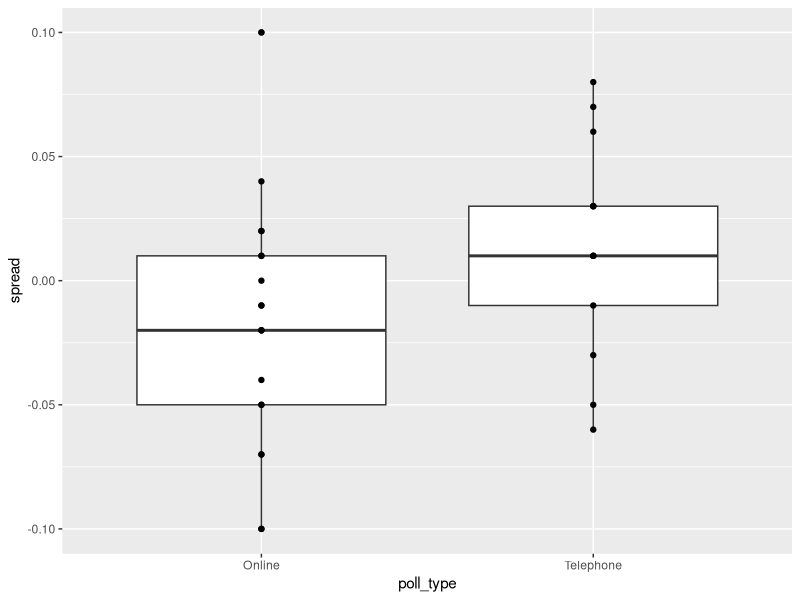
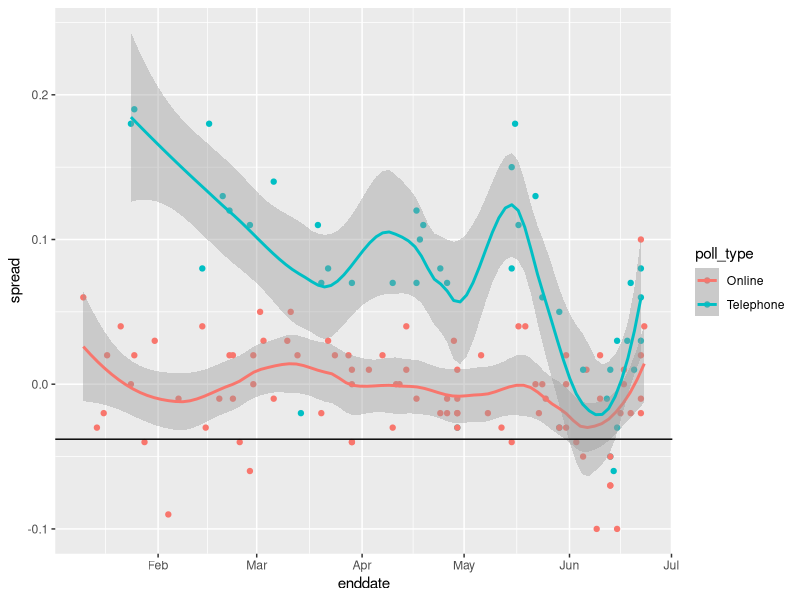
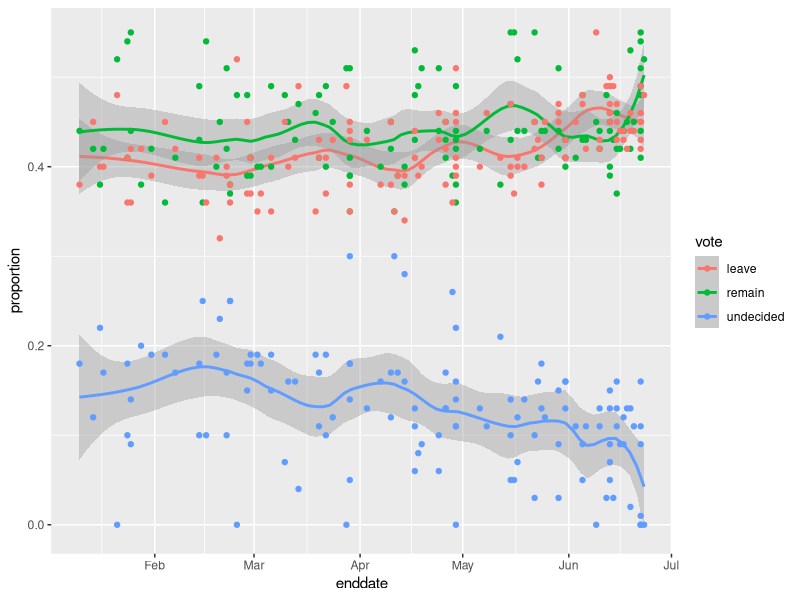

Source code (R) for these figures, in order:
library(tidyverse)
options(digits = 3)
library(dslabs)
data("brexit_polls")

p <- 0.481 # official proportion voting "Remain"
d <- 2*p-1 # official spread
N <- 1500 # number of voters in poll

#Q1
#expected total number of voters in sample who chose remain?
p*N
#se of total number of voters in sample
sqrt(N*p*(1-p))

#expected value of Xhat, the proportion of remain voters
p

#se of xhat, proportion of remain voters
sqrt((p*(1-p))/N)

#expected value of d
d
#se of d
2*sqrt(p*(1-p)/N)

#Q2 
head(brexit_polls)
#calculate x_hat for each poll, the estimate of the proportion of voters choosing "remain" given the observed spread data
brexit_polls <- brexit_polls %>% mutate(x_hat = (spread+1)/2)
head(brexit_polls)

#average and sd of observed spreads
mean(brexit_polls$spread)
sd(brexit_polls$spread)
#average and sd of x_hat, estimate of p
mean(brexit_polls$x_hat)
sd(brexit_polls$x_hat)

#Q3 confidence interval of a brexit poll
#calculate cis for first poll in data set
brexit_polls[1,]
brexit_polls$x_hat[1]+c(-1,1)*qnorm(0.975)*sqrt(brexit_polls$x_hat[1]*(1-brexit_polls$x_hat[1])/brexit_polls$samplesize[1])
#this confidence interval does not include p=0.5, it is greater and therefore predicts a a winner
#this confidence interval does not cover the true value of p (0.481)

#Q4 create data frame that only contains polls ending in June and later. 
#How many polls are in june?
june_polls <- brexit_polls %>% filter(enddate >="2016-06-01")
nrow(june_polls)

#what proportion of polls have a confidence interval that covers the value of 0?
june_polls <- june_polls %>%
  mutate(se_x_hat = sqrt(x_hat*(1-x_hat)/samplesize), 
         se_spread = 2*se_x_hat, 
         ci_lower_spread = spread-qnorm(0.975)*se_spread, 
         ci_upper_spread = spread+qnorm(0.975)*se_spread)
june_polls
mean(june_polls$ci_lower_spread <0 & june_polls$ci_upper_spread >0) #(# of polls with lower spread less than 0 and upper spread more than 0) / total number of polls

#what proportion of polls predict "remain" (ci interval entirely above 0)?
mean(june_polls$ci_lower_spread >0)

#what proportion of polls have ci that covers the true value of d?
june_polls <- june_polls %>% 
  mutate(hit = d >=ci_lower_spread & d <= ci_upper_spread)
mean(june_polls$hit)

#5 group and summarize the june_polls by pollster to find the proportion of hits for each pollster and the number of polls per pollster.  Use arrange to sort by hit rate.
june_polls %>% group_by(pollster) %>% summarize(ph = mean(hit), n = n()) %>% arrange(ph)
#these results are consistent with a large general bias that affects all pollsters - there isn't a lot of consistency with poll performance

#6 make a boxplot of the spread in june_polls by type
june_polls %>% ggplot(aes(poll_type, spread)) + geom_boxplot() + geom_point()
# insights:
#telephone polls tend to show support for remain, spread >0
#telephone polls tend to show higher support for remain than online polls (higher spread)
#online polls have larger interquartile range for the spread than telephone polls, indicating they are more variable
#poll type introduces a bias that affects poll results

#7 combined spread across poll type
combined_by_type <- june_polls %>%
  group_by(poll_type) %>%
  summarize(N = sum(samplesize),
            spread = sum(spread*samplesize)/N, 
            p_hat = (spread+1)/2, 
            se_spread = 2*sqrt(p_hat*(1-p_hat)/N), 
            lower = spread - qnorm(0.975)*se_spread, 
            upper = spread + qnorm(0.975)*se_spread)
combined_by_type

combined_by_type %>%
  filter(poll_type == "Online") %>%
  pull(lower)

#9 Chi-squared p-value
#define brexit_hit, which computes the confidence intervals for all brexit polls in 2016 and calculates whether the confidence intervals covers the actual value of the the spread
head(brexit_polls)
brexit_hit <- brexit_polls %>%
  mutate(p_hat = (spread+1)/2, 
         se_spread = 2*sqrt(p_hat*(1-p_hat)/samplesize), 
         spread_lower = spread - qnorm(0.975)*se_spread,
         spread_upper = spread + qnorm(0.975)*se_spread, 
         hit = spread_lower < d & spread_upper > d) %>%
  select(poll_type, hit)
brexit_hit

brexit_chisq <- table(brexit_hit$poll_type, brexit_hit$hit)
brexit_chisq
chisq.test(brexit_chisq)$p.value

#online > telephone
hit_rate <- brexit_hit %>%
  group_by(poll_type) %>%
  summarize(avg = mean(hit))
hit_rate

odds_online <- (48/(37+48))/(37/(37+48))
odds_online
odds_telephone <- (10/(10+32))/(32/(10+32))
odds_telephone

odds_online/odds_telephone

# official solution
# convert to data frame
chisq_df <- as.data.frame(brexit_chisq)

online_true <- chisq_df$Freq[chisq_df$Var1 == "Online" & chisq_df$Var2 == "TRUE"]
online_false <- chisq_df$Freq[chisq_df$Var1 == "Online" & chisq_df$Var2 == "FALSE"]

online_odds <- online_true/online_false
online_odds
phone_true <- chisq_df$Freq[chisq_df$Var1 == "Telephone" & chisq_df$Var2 == "TRUE"]
phone_false <- chisq_df$Freq[chisq_df$Var1 == "Telephone" & chisq_df$Var2 == "FALSE"]

phone_odds <- phone_true/phone_false
phone_odds

online_odds/phone_odds

#11 plotting spread over time
# plot the spread over time, color by poll type

brexit_polls %>% 
  ggplot(aes(enddate, spread, col = poll_type)) + 
  geom_point() +
  geom_smooth(method = "loess", span = 0.4) +
  geom_hline(aes(yintercept = -.038))

#12 plotting raw percentages over time
brexit_long <- brexit_polls %>%
  gather(vote, proportion, "remain":"undecided") %>%
  mutate(vote = factor(vote))
brexit_long

brexit_long %>%
  ggplot(aes(enddate, proportion, col = vote)) +
  geom_smooth(method = "loess", span = 0.3) +
  geom_point()
